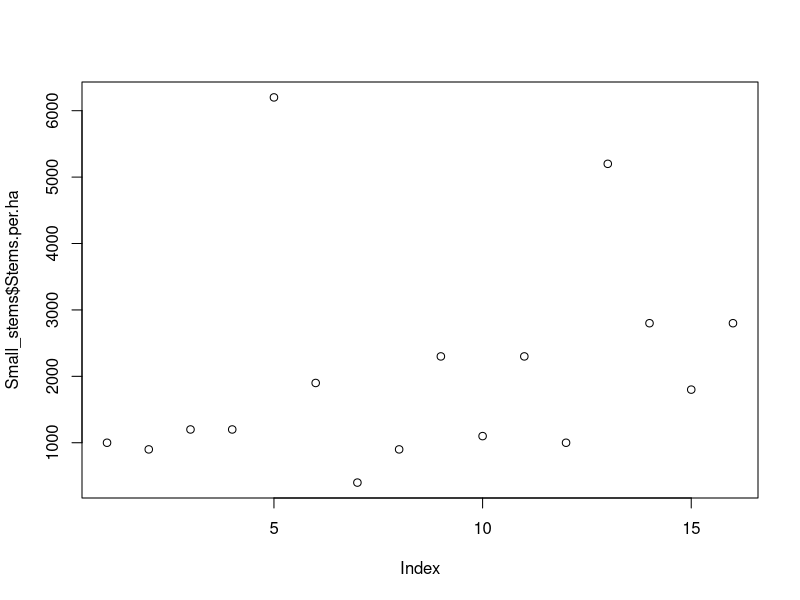
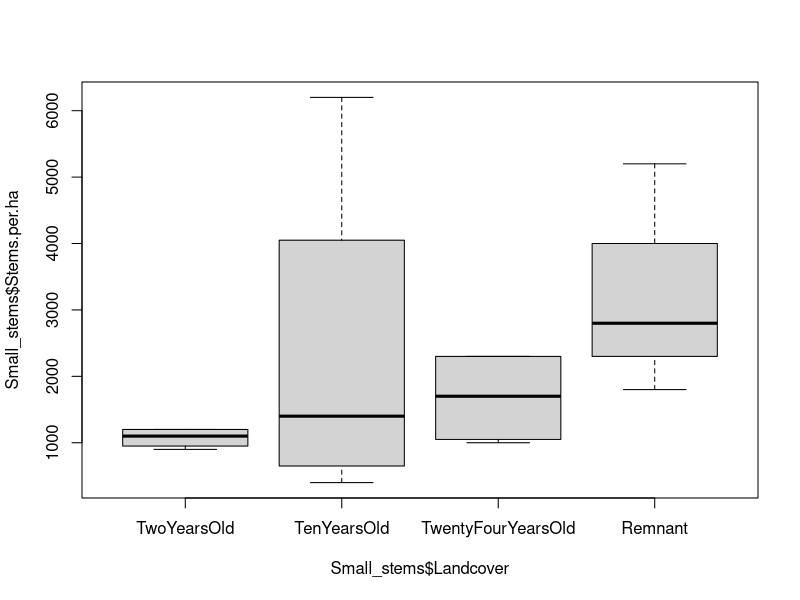

Generate these figures, in order, with R: (Note: this script raises an error after producing the figures.)
#### Small stems analysis ####
# Small stems analysis without grassland
# Load the data
Small_stems<-read.table("Small_stems.csv",h=T,sep=",")
# Remove grassland
Small_stems <- Small_stems[Small_stems$Landcover != "Grassland", ]
# Transform into factor
Small_stems$Landcover<-factor(Small_stems$Landcover,levels=c("TwoYearsOld","TenYearsOld","TwentyFourYearsOld","Remnant"))
Small_stems$Hill_side<-as.factor(Small_stems$Hill_side)
# Check
summary(Small_stems)
# Visualise, plot stems
plot(Small_stems$Stems.per.ha)
plot(Small_stems$Stems.per.ha~Small_stems$Landcover)
# Check variance
leveneTest(Small_stems$Stems.per.ha,Small_stems$Landcover)
# In my case is homogeneous
# Check the data distribution
hist(Small_stems$Stems.per.ha)
# In my case is positively skewed
# Transformation with sqrt (later the sqrt is good for the residuals. Without transformation, they would not be normally distributed and scattered in the plot randomly).
hist(sqrt(Small_stems$Stems.per.ha))
# Check data normality. Shapiro is better in this case because Kolmogorov is for sample size higher than 80. Note that the residual should be normal. To check after the model is set.
plot(Small_stems$Number.of.stems.below.5cm.DBH..above.2m.height.in.a.quarter.of.the.plot)
qqnorm(Small_stems$Number.of.stems.below.5cm.DBH..above.2m.height.in.a.quarter.of.the.plot)
ks.test(Small_stems$Number.of.stems.below.5cm.DBH..above.2m.height.in.a.quarter.of.the.plot, "pnorm")
shapiro.test(Small_stems$Number.of.stems.below.5cm.DBH..above.2m.height.in.a.quarter.of.the.plot)
# Data are normal from test and from the graph
# Check the variance after transformation
leveneTest(sqrt(Small_stems$Stems.per.ha),Small_stems$Landcover)
# Still homogeneous
# Zero are present for the grassland, and for one plot of the 2 years old plantation, but none of the landcover types has only zeros.
# My data are paired in S and N, thus I will insert this as random effect. The elevation is highly correlated with the landcover, so that information
# is already present in the model.
# I fit a lmm which considers REML
model_SmallStems<-lmer(sqrt(Small_stems$Stems.per.ha)~Small_stems$Landcover+(1|Small_stems$Hill_side))
residuals_model<-residuals(model_SmallStems)
summary(model_SmallStems)
# Check residuals
plot(model_SmallStems)
plot(residuals_model)
qqnorm(residuals_model)
qqline(residuals_model)
# ok residuals, not clear patterns, normally distributed
# For pairwise comparisons
emms<-emmeans(model_SmallStems, pairwise ~ Landcover)
#The significance do not change among 2-10-24-Remnant
#Back-transform
emms_backtransformed <- regrid(emms, transform = T,predict.type)
#visualise the results
emms_backtransformed
#including the p-value
pairs(emms_backtransformed)

# Non-parametric tests for comparison, which considers 1 numeric (number of stems) and one categorical (landcover type). 
# Thus I use the Chi-square, not assuming ordination between landcover types.
# I did not assume ordination because of variability in regrowth, making the abundance like an upside-down bell shape.
# Plot to see disposition
colori<-c("orange","#ff46a2", "yellow","turquoise")
names(colori)<-levels(Small_stems$Landcover)
plot(Small_stems$Stems.per.ha ~Small_stems$Landcover,col=colori)
#Kruskal
kruskal.test(Small_stems$Landcover,Small_stems$Stems.per.ha,correct="HB")
# Not statistically significant the difference
